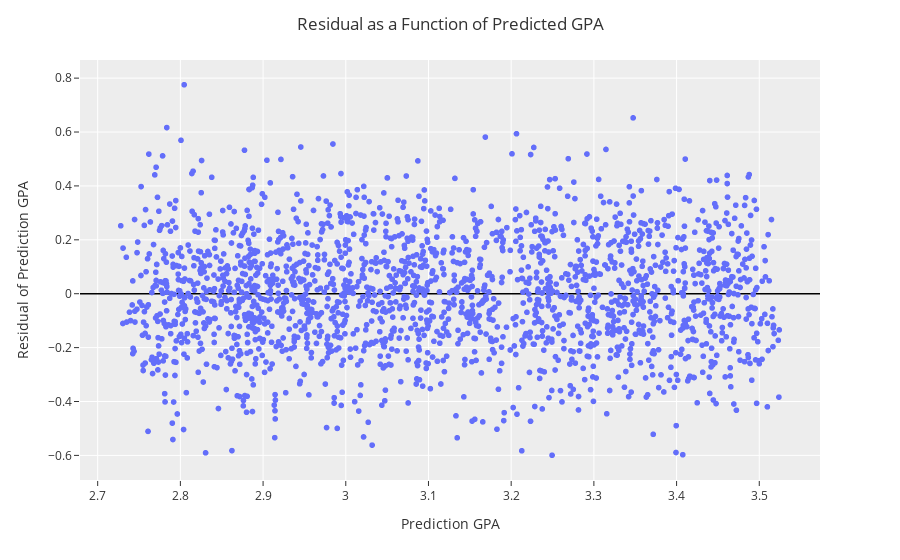

Notebook code for this chart:
### Code cell
fig_residual = px.scatter(dummy_data,x='Prediction GPA',y='Residual of Prediction GPA')

# Update layout to show axis line at y=0
fig_residual.update_layout(
    yaxis={'zeroline':True, 'zerolinewidth':1.5, 'zerolinecolor':"black"}
)

fig_residual.update_layout(template="ggplot2",
                  title='Residual as a Function of Predicted GPA',
                  title_x=0.5
                 )

fig_residual.show()

### Figure 1 — Plotly figure (JSON) as saved in the notebook; plotly's stock layout.template omitted (floating-point values rounded to 4 significant figures; data arrays with more than 128 entries replaced by an {"elided": "..."} marker saying what was removed)
{"data": [{"hovertemplate": "Prediction GPA=%{x}<br>Residual of Prediction GPA=%{y}<extra></extra>", "legendgroup": "", "marker": {"color": "#636efa", "symbol": "circle"}, "mode": "markers", "name": "", "showlegend": false, "type": "scattergl", "x": {"elided": "2000 float values"}, "xaxis": "x", "y": {"elided": "2000 float values"}, "yaxis": "y"}], "layout": {"legend": {"tracegroupgap": 0}, "margin": {"t": 60}, "title": {"text": "Residual as a Function of Predicted GPA", "x": 0.5}, "xaxis": {"anchor": "y", "domain": [0, 1], "title": {"text": "Prediction GPA"}}, "yaxis": {"anchor": "x", "domain": [0, 1], "title": {"text": "Residual of Prediction GPA"}, "zeroline": true, "zerolinecolor": "black", "zerolinewidth": 1.5}}}
